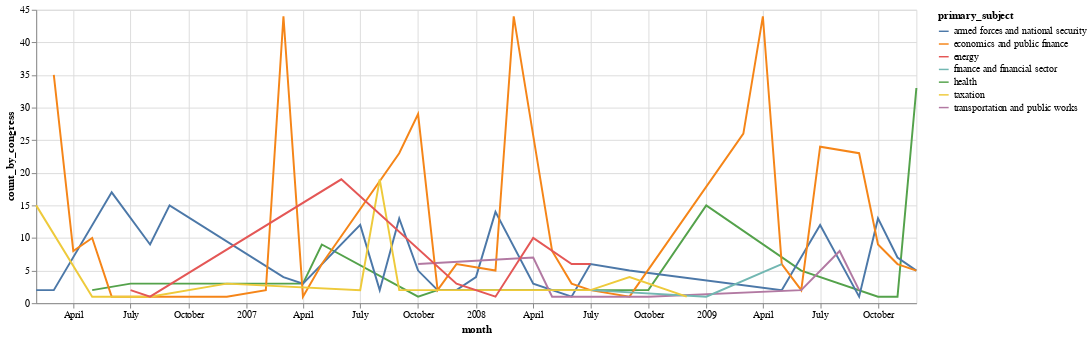

Write notebook code for a chart like this one.
### Code cell
laws['primary_subject'] = laws['primary_subject'].str.lower()
count_by_subject = laws.groupby(['month', 'primary_subject']).size().reset_index().rename(columns={0: 'count_by_congress'})
total_count = all_laws.groupby('month').size().reset_index().rename(columns={0: 'count'})
d = count_by_subject.merge(total_count).sort_values(['month', 'count_by_congress'], ascending=False)
tops = ['economics and public finance', 
        'armed forces and national security', 
        'taxation', 'health', 'energy', 
        'transportation and public works', 
        'finance and financial sector', 'imigration']
d = d[d['primary_subject'].apply(lambda x: True if x in tops else False)]

alt.Chart(d, width=900, height=300).mark_line().encode(
    x='month:T',
    y='count_by_congress',
    color='primary_subject',
)

### Figure 1 — Vega-Lite specification as saved in the notebook (floating-point values rounded to 4 significant figures)
{"$schema": "https://vega.github.io/schema/vega-lite/v2.6.0.json", "config": {"view": {"height": 300, "width": 400}}, "data": {"name": "data-28d66a48fade9e1b6a2c98f27a61385b"}, "datasets": {"data-28d66a48fade9e1b6a2c98f27a61385b": [{"count": 44, "count_by_congress": 33, "month": "2009-12", "primary_subject": "health"}, {"count": 44, "count_by_congress": 5, "month": "2009-12", "primary_subject": "armed forces and national security"}, {"count": 44, "count_by_congress": 5, "month": "2009-12", "primary_subject": "economics and public finance"}, {"count": 22, "count_by_congress": 7, "month": "2009-11", "primary_subject": "armed forces and national security"}, {"count": 22, "count_by_congress": 6, "month": "2009-11", "primary_subject": "economics and public finance"}, {"count": 22, "count_by_congress": 1, "month": "2009-11", "primary_subject": "health"}, {"count": 28, "count_by_congress": 13, "month": "2009-10", "primary_subject": "armed forces and national security"}, {"count": 28, "count_by_congress": 9, "month": "2009-10", "primary_subject": "economics and public finance"}, {"count": 28, "count_by_congress": 1, "month": "2009-10", "primary_subject": "health"}, {"count": 33, "count_by_congress": 23, "month": "2009-09", "primary_subject": "economics and public finance"}, {"count": 33, "count_by_congress": 2, "month": "2009-09", "primary_subject": "transportation and public works"}, {"count": 33, "count_by_congress": 1, "month": "2009-09", "primary_subject": "armed forces and national security"}, {"count": 16, "count_by_congress": 8, "month": "2009-08", "primary_subject": "transportation and public works"}, {"count": 40, "count_by_congress": 24, "month": "2009-07", "primary_subject": "economics and public finance"}, {"count": 40, "count_by_congress": 12, "month": "2009-07", "primary_subject": "armed forces and national security"}, {"count": 12, "count_by_congress": 5, "month": "2009-06", "primary_subject": "health"}, {"count": 12, "count_by_congress": 2, "month": "2009-06", "primary_subject": "economics and public finance"}, {"count": 12, "count_by_congress": 2, "month": "2009-06", "primary_subject": "transportation and public works"}, {"count": 27, "count_by_congress": 6, "month": "2009-05", "primary_subject": "economics and public finance"}, {"count": 27, "count_by_congress": 6, "month": "2009-05", "primary_subject": "finance and financial sector"}, {"count": 27, "count_by_congress": 2, "month": "2009-05", "primary_subject": "armed forces and national security"}, {"count": 57, "count_by_congress": 44, "month": "2009-04", "primary_subject": "economics and public finance"}, {"count": 45, "count_by_congress": 26, "month": "2009-03", "primary_subject": "economics and public finance"}, {"count": 31, "count_by_congress": 15, "month": "2009-01", "primary_subject": "health"}, {"count": 31, "count_by_congress": 1, "month": "2009-01", "primary_subject": "finance and financial sector"}, {"count": 1, "count_by_congress": 1, "month": "2008-12", "primary_subject": "taxation"}, {"count": 4, "count_by_congress": 2, "month": "2008-10", "primary_subject": "health"}, {"count": 4, "count_by_congress": 1, "month": "2008-10", "primary_subject": "transportation and public works"}, {"count": 13, "count_by_congress": 5, "month": "2008-09", "primary_subject": "armed forces and national security"}, {"count": 13, "count_by_congress": 4, "month": "2008-09", "primary_subject": "taxation"}, {"count": 13, "count_by_congress": 1, "month": "2008-09", "primary_subject": "economics and public finance"}, {"count": 13, "count_by_congress": 1, "month": "2008-09", "primary_subject": "transportation and public works"}, {"count": 34, "count_by_congress": 6, "month": "2008-07", "primary_subject": "armed forces and national security"}, {"count": 34, "count_by_congress": 6, "month": "2008-07", "primary_subject": "energy"}, {"count": 34, "count_by_congress": 2, "month": "2008-07", "primary_subject": "economics and public finance"}, {"count": 34, "count_by_congress": 2, "month": "2008-07", "primary_subject": "finance and financial sector"}, {"count": 34, "count_by_congress": 2, "month": "2008-07", "primary_subject": "health"}, {"count": 34, "count_by_congress": 2, "month": "2008-07", "primary_subject": "taxation"}, {"count": 22, "count_by_congress": 6, "month": "2008-06", "primary_subject": "energy"}, {"count": 22, "count_by_congress": 3, "month": "2008-06", "primary_subject": "economics and public finance"}, {"count": 22, "count_by_congress": 2, "month": "2008-06", "primary_subject": "health"}, {"count": 22, "count_by_congress": 2, "month": "2008-06", "primary_subject": "taxation"}, {"count": 22, "count_by_congress": 1, "month": "2008-06", "primary_subject": "armed forces and national security"}, {"count": 26, "count_by_congress": 8, "month": "2008-05", "primary_subject": "economics and public finance"}, {"count": 26, "count_by_congress": 1, "month": "2008-05", "primary_subject": "transportation and public works"}, {"count": 29, "count_by_congress": 10, "month": "2008-04", "primary_subject": "energy"}, {"count": 29, "count_by_congress": 7, "month": "2008-04", "primary_subject": "transportation and public works"}, {"count": 29, "count_by_congress": 3, "month": "2008-04", "primary_subject": "armed forces and national security"}, {"count": 50, "count_by_congress": 44, "month": "2008-03", "primary_subject": "economics and public finance"}, {"count": 31, "count_by_congress": 14, "month": "2008-02", "primary_subject": "armed forces and national security"}, {"count": 31, "count_by_congress": 5, "month": "2008-02", "primary_subject": "economics and public finance"}, {"count": 31, "count_by_congress": 1, "month": "2008-02", "primary_subject": "energy"}, {"count": 4, "count_by_congress": 4, "month": "2008-01", "primary_subject": "armed forces and national security"}, {"count": 30, "count_by_congress": 6, "month": "2007-12", "primary_subject": "economics and public finance"}, {"count": 30, "count_by_congress": 3, "month": "2007-12", "primary_subject": "energy"}, {"count": 30, "count_by_congress": 2, "month": "2007-12", "primary_subject": "armed forces and national security"}, {"count": 30, "count_by_congress": 2, "month": "2007-12", "primary_subject": "taxation"}, {"count": 11, "count_by_congress": 2, "month": "2007-11", "primary_subject": "armed forces and national security"}, {"count": 11, "count_by_congress": 2, "month": "2007-11", "primary_subject": "economics and public finance"}, {"count": 11, "count_by_congress": 2, "month": "2007-11", "primary_subject": "health"}, {"count": 44, "count_by_congress": 29, "month": "2007-10", "primary_subject": "economics and public finance"}, {"count": 44, "count_by_congress": 6, "month": "2007-10", "primary_subject": "transportation and public works"}, {"count": 44, "count_by_congress": 5, "month": "2007-10", "primary_subject": "armed forces and national security"}, {"count": 44, "count_by_congress": 1, "month": "2007-10", "primary_subject": "health"}, {"count": 47, "count_by_congress": 23, "month": "2007-09", "primary_subject": "economics and public finance"}, {"count": 47, "count_by_congress": 13, "month": "2007-09", "primary_subject": "armed forces and national security"}, {"count": 47, "count_by_congress": 2, "month": "2007-09", "primary_subject": "taxation"}, {"count": 24, "count_by_congress": 19, "month": "2007-08", "primary_subject": "taxation"}, {"count": 24, "count_by_congress": 2, "month": "2007-08", "primary_subject": "armed forces and national security"}, {"count": 48, "count_by_congress": 12, "month": "2007-07", "primary_subject": "armed forces and national security"}, {"count": 48, "count_by_congress": 2, "month": "2007-07", "primary_subject": "taxation"}, {"count": 57, "count_by_congress": 19, "month": "2007-06", "primary_subject": "energy"}, {"count": 34, "count_by_congress": 9, "month": "2007-05", "primary_subject": "health"}, {"count": 34, "count_by_congress": 6, "month": "2007-05", "primary_subject": "economics and public finance"}, {"count": 21, "count_by_congress": 3, "month": "2007-04", "primary_subject": "armed forces and national security"}, {"count": 21, "count_by_congress": 3, "month": "2007-04", "primary_subject": "health"}, {"count": 21, "count_by_congress": 1, "month": "2007-04", "primary_subject": "economics and public finance"}, {"count": 71, "count_by_congress": 44, "month": "2007-03", "primary_subject": "economics and public finance"}, {"count": 71, "count_by_congress": 4, "month": "2007-03", "primary_subject": "armed forces and national security"}, {"count": 16, "count_by_congress": 2, "month": "2007-02", "primary_subject": "economics and public finance"}, {"count": 9, "count_by_congress": 3, "month": "2006-12", "primary_subject": "taxation"}, {"count": 9, "count_by_congress": 1, "month": "2006-12", "primary_subject": "economics and public finance"}, {"count": 7, "count_by_congress": 1, "month": "2006-11", "primary_subject": "economics and public finance"}, {"count": 33, "count_by_congress": 15, "month": "2006-09", "primary_subject": "armed forces and national security"}, {"count": 12, "count_by_congress": 9, "month": "2006-08", "primary_subject": "armed forces and national security"}, {"count": 12, "count_by_congress": 1, "month": "2006-08", "primary_subject": "economics and public finance"}, {"count": 12, "count_by_congress": 1, "month": "2006-08", "primary_subject": "energy"}, {"count": 12, "count_by_congress": 1, "month": "2006-08", "primary_subject": "taxation"}, {"count": 28, "count_by_congress": 3, "month": "2006-07", "primary_subject": "health"}, {"count": 28, "count_by_congress": 2, "month": "2006-07", "primary_subject": "energy"}, {"count": 29, "count_by_congress": 17, "month": "2006-06", "primary_subject": "armed forces and national security"}, {"count": 29, "count_by_congress": 1, "month": "2006-06", "primary_subject": "economics and public finance"}, {"count": 29, "count_by_congress": 1, "month": "2006-06", "primary_subject": "taxation"}, {"count": 60, "count_by_congress": 10, "month": "2006-05", "primary_subject": "economics and public finance"}, {"count": 60, "count_by_congress": 2, "month": "2006-05", "primary_subject": "health"}, {"count": 60, "count_by_congress": 1, "month": "2006-05", "primary_subject": "taxation"}, {"count": 18, "count_by_congress": 8, "month": "2006-04", "primary_subject": "economics and public finance"}, {"count": 60, "count_by_congress": 35, "month": "2006-03", "primary_subject": "economics and public finance"}, {"count": 60, "count_by_congress": 2, "month": "2006-03", "primary_subject": "armed forces and national security"}, {"count": 21, "count_by_congress": 15, "month": "2006-02", "primary_subject": "taxation"}, {"count": 21, "count_by_congress": 2, "month": "2006-02", "primary_subject": "armed forces and national security"}]}, "encoding": {"color": {"field": "primary_subject", "type": "nominal"}, "x": {"field": "month", "type": "temporal"}, "y": {"field": "count_by_congress", "type": "quantitative"}}, "height": 300, "mark": "line", "width": 900}
